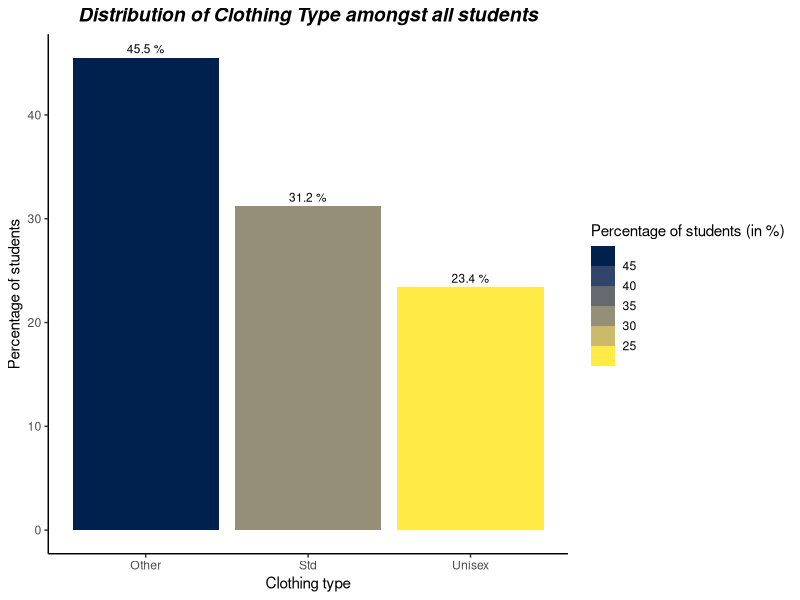
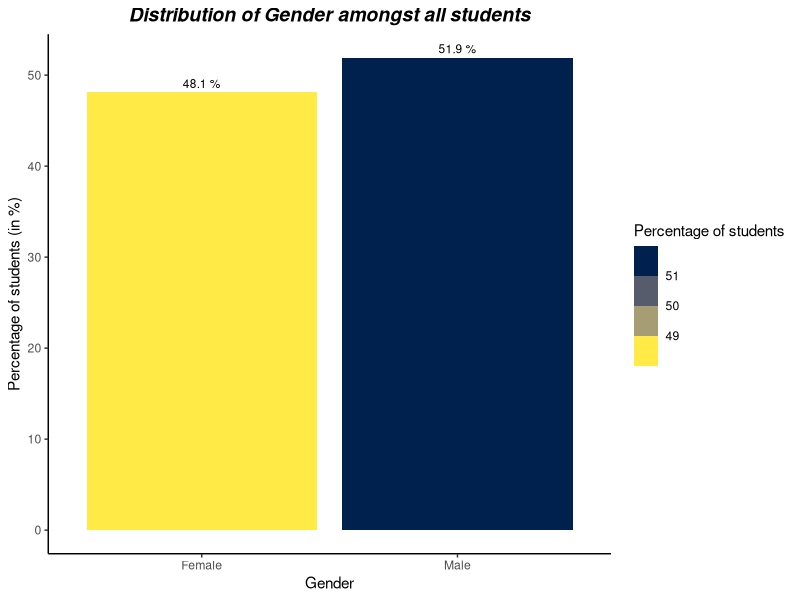
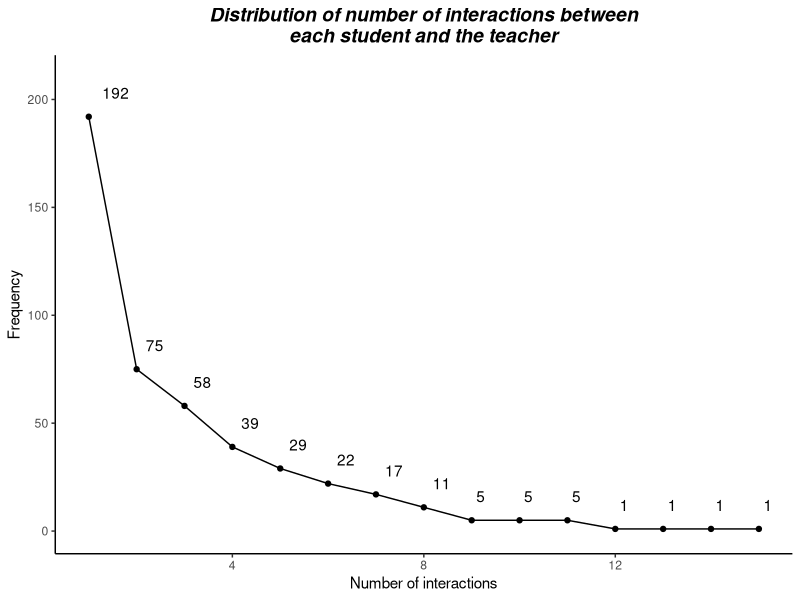
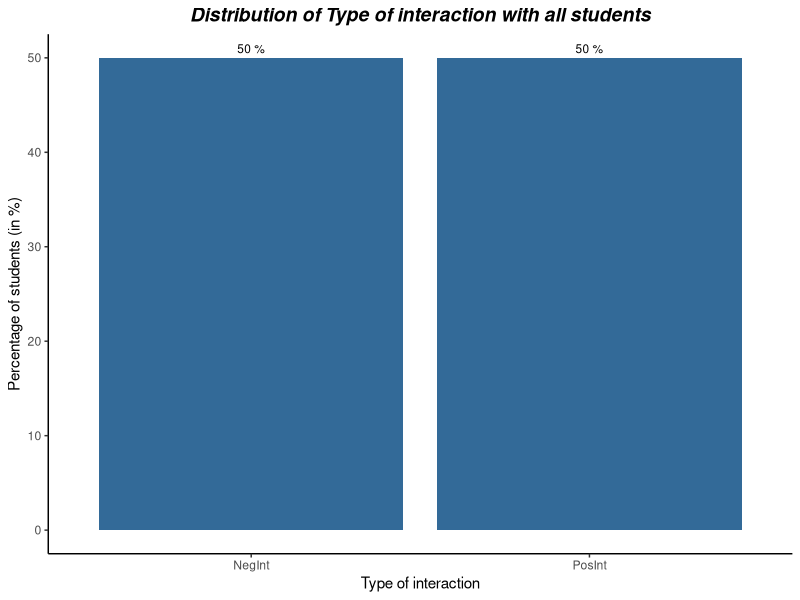
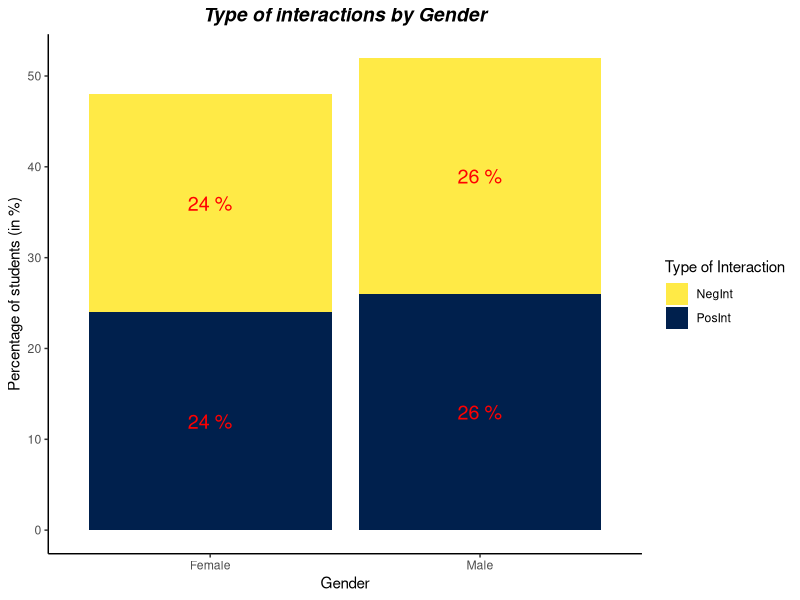
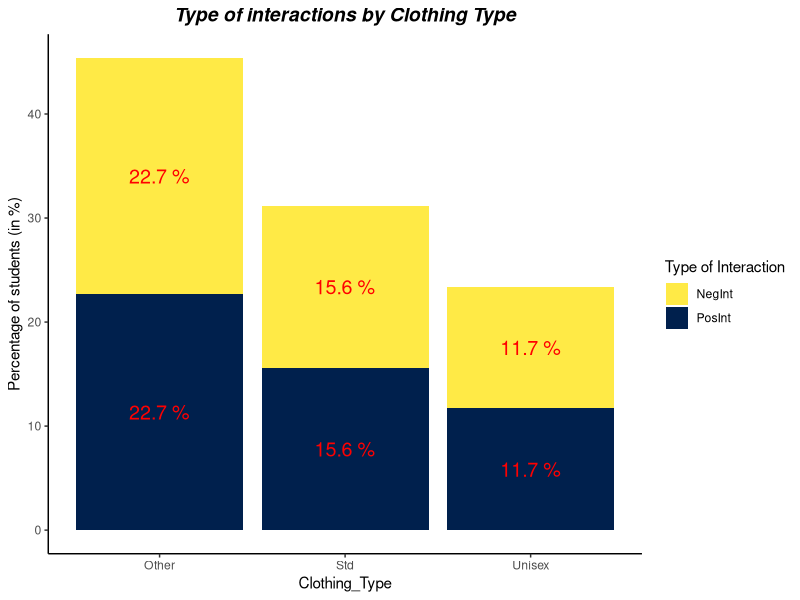
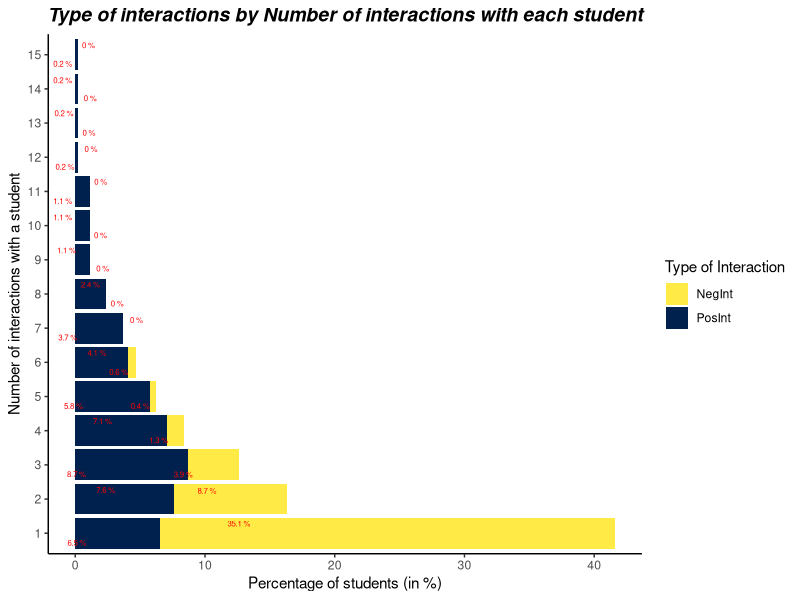
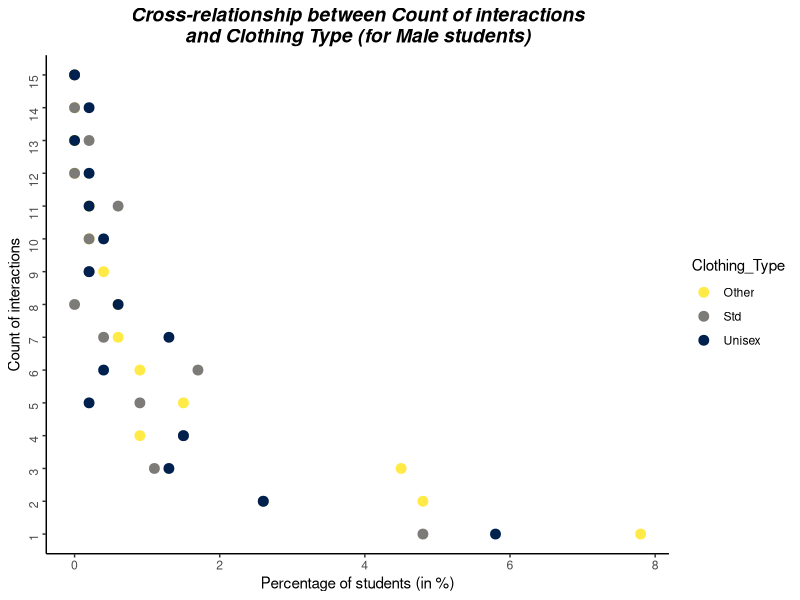

These charts were generated, in order, by the following R code: (Note: this script raises an error after producing the figures.)
## ---- chunk 1
library(readxl)
library(ggplot2)
library(reshape2)
library(stringr)
library(ggrepel)
## ---- chunk 2
setwd("E:/Universite de Genève/Faculté d'économie/Mon Master en statistique/A1S2/Analytics Consulting/analytics-consulting/A")

df = read_excel("Aclothing.xls")
str(df)
## ---- chunk 3
na_columns = colnames(df)[apply(df, 2, anyNA)]
na_columns
num_records = dim(df)[1]
## ---- chunk 4
clothing_type_count = table(df$Clothing)
clothing_type_count = melt(clothing_type_count)
colnames(clothing_type_count)[1] = "Clothing_Type"
colnames(clothing_type_count)[2] = "Frequency"
clothing_type_count$Percentage = round(((clothing_type_count$Frequency)/num_records)*100, 1)
## ---- chunk 5
ggplot(data = clothing_type_count, 
       aes(x = Clothing_Type, y = Percentage, fill = Percentage))+
  geom_bar(stat = "identity") + scale_fill_viridis_b(direction=-1, option="cividis") + xlab("Clothing type") + geom_text(aes(x=Clothing_Type, y=Percentage, label=paste(Percentage, "%")), position=position_dodge(width=1), vjust=-0.5, size=3) + theme(panel.background = element_blank(), panel.grid.major = element_blank(), panel.grid.minor = element_blank(), axis.line = element_line(colour="black")) + labs(fill = "Percentage of students (in %)") + ylab("Percentage of students")+ ggtitle("Distribution of Clothing Type amongst all students") + theme(plot.title = element_text(hjust = 0.5, face="bold.italic", size=14))
## ---- chunk 6
gender_count = table(df$Gender)
gender_count = melt(gender_count)
colnames(gender_count)[1] = "Gender"
colnames(gender_count)[2] = "Frequency"
gender_count$Percentage = round(((gender_count$Frequency)/num_records)*100, 1)
gender_count
## ---- chunk 7
ggplot(data = gender_count, 
       aes(x = Gender, y = Percentage, fill = Percentage))+
  geom_bar(stat = "identity") + scale_fill_viridis_b(direction=-1, option="cividis") + xlab("Gender") + geom_text(aes(x=Gender, y=Percentage, label=paste(Percentage, "%")), position=position_dodge(width=1), vjust=-0.5, size=3) + theme(panel.background = element_blank(), panel.grid.major = element_blank(), panel.grid.minor = element_blank(), axis.line = element_line(colour="black")) + labs(fill = "Percentage of students") + ylab("Percentage of students (in %)")+ ggtitle("Distribution of Gender amongst all students") + theme(plot.title = element_text(hjust = 0.5, face="bold.italic", size=14))
## ---- chunk 8
count_distr = table(df$Count)
count_distr = melt(count_distr)
colnames(count_distr)[1] = "Number_of_interactions"
colnames(count_distr)[2] = "Frequency"
#plot(count_distr, lwd=5, pch=15, type="b")
ggplot(data=count_distr, aes(x=Number_of_interactions, y=Frequency)) + geom_point() + geom_line() + xlab("Number of interactions") + ylab("Frequency") + geom_text(aes(label=Frequency), vjust=-1.5, hjust=-0.5) + ylim(0, 210) + ggtitle(str_wrap("Distribution of number of interactions between each student and the teacher", width=50)) + theme(plot.title = element_text(hjust = 0.5, face="bold.italic", size=14))+ theme(panel.background = element_blank(), panel.grid.major = element_blank(), panel.grid.minor = element_blank(), axis.line = element_line(colour="black"))
## ---- chunk 9
type_intr = table(df$InteractionType)
type_intr = melt(type_intr)
colnames(type_intr)[1] = "Type_of_Interaction"
colnames(type_intr)[2] = "Frequency"
type_intr$Percentage = round(((type_intr$Frequency)/num_records)*100, 1)
type_intr
## ---- chunk 10
ggplot(data = type_intr, 
       aes(x = Type_of_Interaction, y = Percentage, fill=Percentage))+
  geom_bar(stat = "identity") + xlab("Type of interaction") + geom_text(aes(x=Type_of_Interaction, y=Percentage, label=paste(Percentage, "%")), position=position_dodge(width=1), vjust=-0.5, size=3) + theme(panel.background = element_blank(), panel.grid.major = element_blank(), panel.grid.minor = element_blank(), axis.line = element_line(colour="black"), legend.position = "none") + labs(fill = "Percentage of students") + ylab("Percentage of students (in %)")+ ggtitle("Distribution of Type of interaction with all students") + theme(plot.title = element_text(hjust = 0.5, face="bold.italic", size=14))
## ---- chunk 11
gender_intr = table(df$Gender, df$InteractionType)
gender_intr = melt(gender_intr)
colnames(gender_intr)[1] = "Gender"
colnames(gender_intr)[2] = "Type_Interaction"
gender_intr$Percentage = round(((gender_intr$value)/num_records)*100, 1)
## ---- chunk 12
ggplot(gender_intr, aes(fill=Type_Interaction, y=Percentage, x=Gender)) + 
    geom_bar(stat="identity") + geom_text(aes(x=Gender, y=Percentage, label=paste(Percentage, "%")), size=5, color="red", position = position_stack(vjust=0.5)) + theme(panel.background = element_blank(), panel.grid.major = element_blank(), panel.grid.minor = element_blank(), axis.line = element_line(colour="black")) + labs(fill = "Type of Interaction") + ylab("Percentage of students (in %)")+ ggtitle("Type of interactions by Gender") + theme(plot.title = element_text(hjust = 0.5, face="bold.italic", size=14)) + scale_fill_viridis_d(direction=-1, option="cividis")
## ---- chunk 13
clothing_intr = table(df$Clothing, df$InteractionType)
clothing_intr = melt(clothing_intr)
colnames(clothing_intr)[1] = "Clothing_Type"
colnames(clothing_intr)[2] = "Type_Interaction"
clothing_intr$Percentage = round(((clothing_intr$value)/num_records)*100, 1)
## ---- chunk 14
ggplot(clothing_intr, aes(fill=Type_Interaction, y=Percentage, x=Clothing_Type)) + 
    geom_bar(stat="identity") + geom_text(aes(x=Clothing_Type, y=Percentage, label=paste(Percentage, "%")), size=5, color="red", position = position_stack(vjust=0.5)) + theme(panel.background = element_blank(), panel.grid.major = element_blank(), panel.grid.minor = element_blank(), axis.line = element_line(colour="black")) + labs(fill = "Type of Interaction") + ylab("Percentage of students (in %)")+ ggtitle("Type of interactions by Clothing Type") + theme(plot.title = element_text(hjust = 0.5, face="bold.italic", size=14)) + scale_fill_viridis_d(direction=-1, option="cividis")
## ---- chunk 15
count_intr = table(df$Count, df$InteractionType)
count_intr = melt(count_intr)
colnames(count_intr)[1] = "Count"
colnames(count_intr)[2] = "Type_Interaction"
count_intr$Percentage = round(((count_intr$value)/num_records)*100, 1)
count_intr
## ---- chunk 16
ggplot(count_intr, aes(fill=Type_Interaction, y=Percentage, x=as.factor(Count))) + 
    geom_bar(stat="identity") + geom_text_repel(aes(x=as.factor(Count), y=Percentage, label=paste(Percentage, "%")), size=2, color="red", position = position_stack(vjust=0.15)) + theme(panel.background = element_blank(), panel.grid.major = element_blank(), panel.grid.minor = element_blank(), axis.line = element_line(colour="black")) + labs(fill = "Type of Interaction") + ylab("Percentage of students (in %)")+ ggtitle("Type of interactions by Number of interactions with each student") + theme(plot.title = element_text(hjust = 0.5, face="bold.italic", size=14)) + coord_flip() + xlab("Number of interactions with a student") + scale_fill_viridis_d(direction=-1, option="cividis")
## ---- chunk 17
all_three_var = table(df$Count, df$Gender, df$Clothing)
all_three_var = melt(all_three_var)
colnames(all_three_var)[1] = "Count"
colnames(all_three_var)[2] = "Gender"
colnames(all_three_var)[3] = "Clothing_Type"
all_three_var$Percentage = round(((all_three_var$value)/num_records)*100, 1)
all_three_var[all_three_var$Gender=="Male",]
## ---- chunk 18
ggplot(data=all_three_var[all_three_var$Gender=="Male",], aes(x=Percentage, y=as.factor(Count), color=Clothing_Type)) + geom_point(size=3) + theme(panel.background = element_blank(), panel.grid.major = element_blank(), panel.grid.minor = element_blank(), axis.line = element_line(colour="black")) + xlab("Percentage of students (in %)")+ ylab("Count of interactions") + ggtitle(str_wrap("Cross-relationship between Count of interactions and Clothing Type (for Male students)", width=50)) + theme(plot.title = element_text(hjust = 0.5, face="bold.italic", size=14)) + theme(axis.text.y = element_text(angle = 90, vjust = 0.5)) + scale_color_viridis_d(direction=-1, option="cividis")
## ---- chunk 19
# use as.factor() to display all values of the column in the specific axis
ggplot(data=all_three_var[all_three_var$Gender=="Female",], aes(x=Percentage, y=as.factor(Count), color=Clothing_Type), shape=17) + geom_point(size=3) + theme(panel.background = element_blank(), panel.grid.major = element_blank(), panel.grid.minor = element_blank(), axis.line = element_line(colour="black")) + xlab("Percentage of students (in %)")+ ylab("Count of interactions") + ggtitle(str_wrap("Cross-relationship between Count of interactions and Clothing Type (for Female students)", width=50)) + theme(plot.title = element_text(hjust = 0.5, face="bold.italic", size=14)) + theme(axis.text.y = element_text(angle = 90, vjust = 0.5)) + scale_color_viridis_d(direction=-1, option="cividis")
## ---- chunk 20
df$InteractionType = as.factor(df$InteractionType)

logistic_reg_model = glm(InteractionType~., data=df, family="binomial")
logistic_reg_model
## ---- chunk 21
df_2 = df[,-4]
df_2$Clothing = transform(df_2$Clothing,id=as.numeric(factor(df_2$Clothing)))$id
df_2$Gender = transform(df_2$Gender,id=as.numeric(factor(df_2$Gender)))$id

model2 = lm(Count~., data=df_2)
summary(model2)
